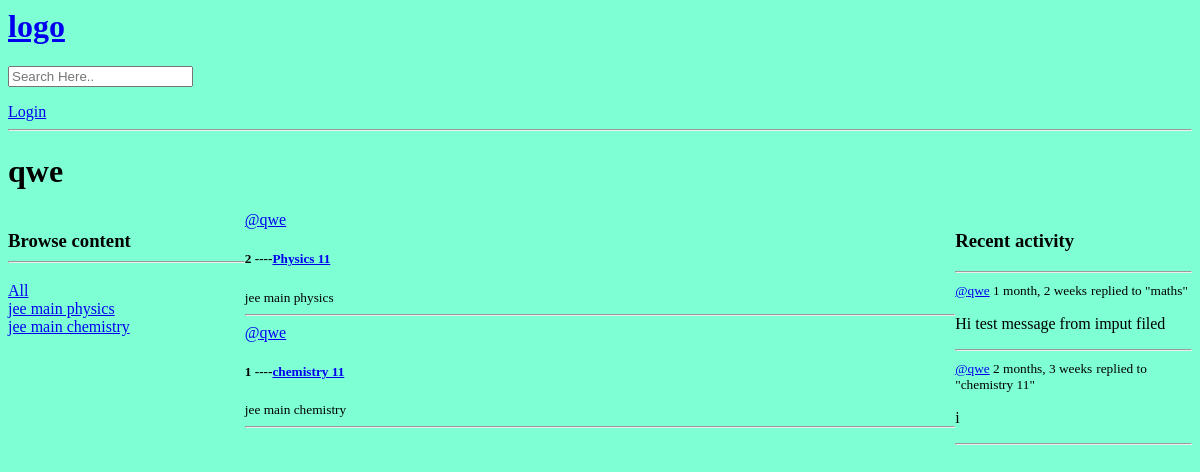
/profile/1/, run on an earlier commit of the app's database.
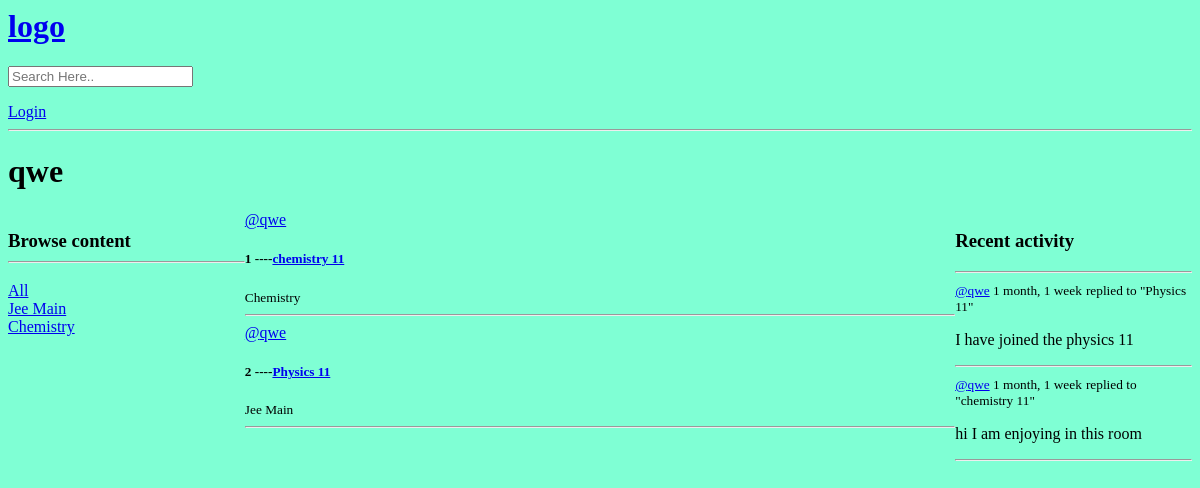
And on a later commit of the database.
### base/models.py (models this page shows, shortened)
class Topic(models.Model):
    name =models.CharField(max_length=200)

class Room(models.Model):
    host= models.ForeignKey(User, on_delete= models.SET_NULL, null=True)
    topic= models.ForeignKey(Topic, on_delete= models.SET_NULL, null=True)
    name = models.CharField(max_length=200)
    description = models.TextField(null=True,blank=True)
    participants = models.ManyToManyField(User,related_name="participants",blank=True)
    updated = models.DateTimeField(auto_now=True)
    created = models.DateTimeField(auto_now_add=True)
    class Meta:
        ordering = ['-updated', '-created']

class Message(models.Model):
    user = models.ForeignKey(User, on_delete= models.CASCADE)
    room = models.ForeignKey(Room,on_delete=models.CASCADE)
    body = models.TextField()
    updated = models.DateTimeField(auto_now=True)
    created = models.DateTimeField(auto_now_add=True)
    class Meta:
        ordering = ['-updated', '-created']
    def __str__(self):
        return self.body[0:50]

### base/views.py (the view)
# urls.py: path('profile/<str:pk>/',views.userProfile,name="user-profile"),
def userProfile(request,pk):
    user = User.objects.get(id=pk)
    rooms = user.room_set.all()
    room_messages =user.message_set.all()
    topics =Topic.objects.all()
    context={'user': user, 'rooms':rooms,'room_messages':room_messages,'topics':topics}
    return render(request,'base/profile.html',context)

### base/templates/base/profile.html (shortened to what this page needs)
{%extends 'main.html'%}
{%block content%}
<h1>{{user.username}}</h1>
<div class="profile-container">
    <div>
        {%include 'base/topics_component.html'%}
    </div>
    <div>
        {%include 'base/feed_components.html'%}
    </div>
    <div>
        {%include 'base/activity_component.html'%}
    </div>
</div>
{%endblock content%}

### templates/main.html (shortened to what this page needs)
{%load static%}
<html>
    <head>
        <link rel="stylesheet" type ='text/css'media='screen' href="{%static 'styles/main.css'%}">
    </head>
    <body>
        {%include 'navbar.html' %}
        {%block content%}
        {% endblock content%}
    </body>
</html>

### templates/navbar.html
<a href="/">
    <h1>logo</h1>
</a>
<form method="GET" action="{%url 'home'%}">
    <input type="text" name="q" placeholder="Search Here.."/>
</form>
{%if request.user.is_authenticated%}
<p> Hello {{request.user}}</p>
<a href="{%url 'logout'%}">Logout</a>
{%else%}
<a href="{%url 'login'%} ">Login</a>
{%endif%}
<hr>

### base/templates/base/topics_component.html
<h3>
    Browse content
   <hr>
</h3>
<div>
   <a href="{%url 'home'%}">All
   </a>
</div>
{% for topic in topics %}
   <div>
       <a href="{%url 'home'%}?q={{topic.name}}">
           {{topic.name}}
       </a>
   </div>
{% endfor%}

### base/templates/base/feed_components.html (shortened to what this page needs)
<div>
    {% for room in rooms%}
    <div>
        <a href="{%url 'user-profile' room.host.id %}"> @{{room.host.username}}</a>
        <h5>
            {{room.id}} ----<a href="{%url 'room' room.id%}">{{room.name}} </a>
        </h5>
        <small>{{room.topic.name}}</small>
        <hr>
    </div>
    {% endfor %}
</div>

### base/templates/base/activity_component.html (shortened to what this page needs)
<h3> Recent activity</h3>
<hr>
{% for message in room_messages %}
<div>
    <small><a href ="{% url 'user-profile' message.user.id%}">@{{message.user}}</a> {{message.created|timesince}}</small>
    <small>replied to "{{message.room.name}}"</small>
    <p>{{message}}</p>
    <hr>
</div>
{% endfor %}

### static/styles/main.css (style rules this page uses)
body { background-color: aquamarine; }

### base/templates/base/profile.html (style rules this page uses)
.profile-container { display: grid; grid-template-columns: 1fr 3fr 1fr ; }

What changed in the data, as far as the page shows it:
removed Message: user "qwe", created "1 month, 2 weeks", room.name "maths", body "Hi test message from imput filed"
removed Message: user "qwe", created "2 months, 3 weeks", room.name "chemistry 11", body "i"
changed Topic: name "jee main physics" → "Jee Main"
changed Topic: name "jee main chemistry" → "Chemistry"
changed Room "chemistry 11": topic.name "jee main chemistry" → "Chemistry"; moves up the list
changed through a linked row, Room "Physics 11": topic.name "jee main physics" → "Jee Main"
added Message: user "qwe", created "1 month, 1 week", room.name "Physics 11", body "I have joined the physics 11"
added Message: user "qwe", created "1 month, 1 week", room.name "chemistry 11", body "hi I am enjoying in this room"
